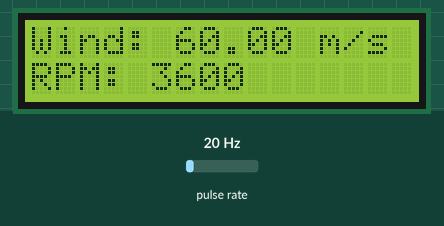
This sketch was run on a simulated ESP32. On the bench: 16×2 character LCD. Wiring (inferred from the names in the program): pulse sensor: data GPIO 27. The test bench sets the inputs (shaded band); at power-on: pulse rate 20 Hz. What the sketch prints to the serial monitor is not drawn.

Above: at 3.7 s.
3.8 s: pulse rate (sensor on GPIO 27) set to 4 Hz
At 5.9 s:
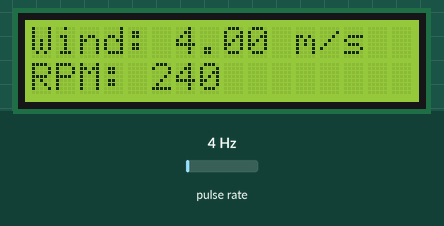
6.6 s: pulse rate (sensor on GPIO 27) set to 196 Hz
At 7.4 s:
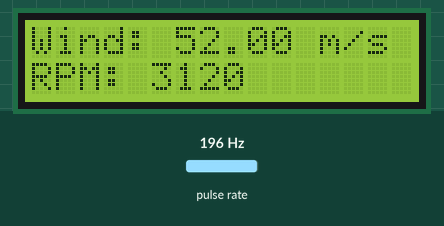
9.6 s: pulse rate (sensor on GPIO 27) set to 50 Hz
At 11.7 s:
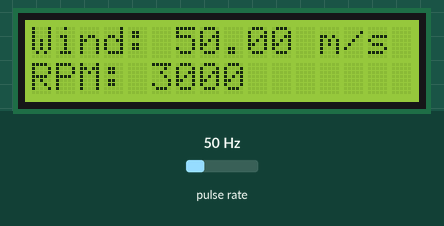
Timing chart, 0 to 13.2 s (numbered marks = the images above; inputs shaded):
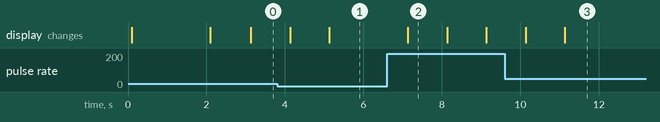

The sketch:

ESP32_Windspeed.ino
```cpp
#include <Wire.h>
#include <hd44780.h>
#include <hd44780ioClass/hd44780_I2Cexp.h>

// LCD
hd44780_I2Cexp lcd;

// Sensor pin
#define SENSOR_PIN 27

// Variables
volatile unsigned long pulseCount = 0;

unsigned long previousMillis = 0;

float rpm = 0.0;
float windSpeed = 0.0;

// Calibration settings
const int PULSES_PER_REV = 1;

// Temporary calibration factor
const float WIND_FACTOR = 1.0;

// Interrupt function
void IRAM_ATTR countPulse() {
  pulseCount++;
}

void setup() {

  Serial.begin(115200);

  // Initialize I2C
  Wire.begin(21, 22);

  // Initialize LCD
  int status = lcd.begin(16, 2);

  if (status) {
    Serial.println("LCD initialization failed");
    while (true) {
      delay(100);
    }
  }

  lcd.backlight();
  lcd.clear();

  lcd.setCursor(0, 0);
  lcd.print("WIND SPEED SYS");

  lcd.setCursor(0, 1);
  lcd.print("Initializing...");

  // Sensor initialization
  pinMode(SENSOR_PIN, INPUT_PULLUP);

  attachInterrupt(
    digitalPinToInterrupt(SENSOR_PIN),
    countPulse,
    FALLING
  );

  delay(2000);

  lcd.clear();

  previousMillis = millis();
}

void loop() {

  unsigned long currentMillis = millis();

  if (currentMillis - previousMillis >= 1000) {

    noInterrupts();
    unsigned long pulses = pulseCount;
    pulseCount = 0;
    interrupts();

    // RPM calculation
    rpm = (pulses * 60.0) / PULSES_PER_REV;

    // Wind speed estimation
    windSpeed = pulses * WIND_FACTOR;

    // LCD first row
    lcd.setCursor(0, 0);
    lcd.print("Wind: ");
    lcd.print(windSpeed, 2);
    lcd.print(" m/s  ");

    // LCD second row
    lcd.setCursor(0, 1);
    lcd.print("RPM: ");
    lcd.print(rpm, 0);
    lcd.print("       ");

    // Serial monitor
    Serial.print("Pulses: ");
    Serial.print(pulses);

    Serial.print(" | RPM: ");
    Serial.print(rpm);

    Serial.print(" | Wind Speed: ");
    Serial.print(windSpeed);

    Serial.println(" m/s");

    previousMillis = currentMillis;
  }
}
```

Measured:
- after the input at 3.8 s, the display: first changes after 0.33 s (image 1 shows a later state)
- after the input at 6.6 s, the display: changes after 0.53 s (image 2)
- what the display in image 2 shows lasts 1.0 s, from 7.1 s to 8.1 s
